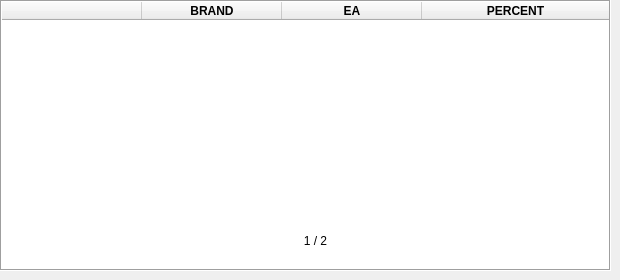
         <widget class="QWidget" name="tab_8">
          <attribute name="title">
           <string>국산차</string>
          </attribute>
          <widget class="QTableWidget" name="tableWidget">
           <property name="geometry">
            <rect>
             <x>0</x>
             <y>0</y>
             <width>611</width>
             <height>271</height>
            </rect>
           </property>
           <property name="frameShape">
            <enum>QFrame::Box</enum>
           </property>
           <property name="frameShadow">
            <enum>QFrame::Sunken</enum>
           </property>
           <property name="horizontalScrollBarPolicy">
            <enum>Qt::ScrollBarAlwaysOff</enum>
           </property>
           <property name="editTriggers">
            <set>QAbstractItemView::EditKeyPressed</set>
           </property>
           <property name="iconSize">
            <size>
             <width>30</width>
             <height>30</height>
            </size>
           </property>
           <attribute name="horizontalHeaderDefaultSectionSize">
            <number>140</number>
           </attribute>
           <attribute name="horizontalHeaderStretchLastSection">
            <bool>true</bool>
           </attribute>
           <column>
            <property name="text">
             <string/>
            </property>
           </column>
           <column>
            <property name="text">
             <string>BRAND</string>
            </property>
            <property name="font">
             <font>
              <bold>true</bold>
             </font>
            </property>
           </column>
           <column>
            <property name="text">
             <string>EA</string>
            </property>
            <property name="font">
             <font>
              <bold>true</bold>
             </font>
            </property>
           </column>
           <column>
            <property name="text">
             <string>PERCENT</string>
            </property>
            <property name="font">
             <font>
              <bold>true</bold>
             </font>
            </property>
           </column>
          </widget>
          <widget class="QPushButton" name="pushButton_81">
           <property name="geometry">
            <rect>
             <x>250</x>
             <y>225</y>
             <width>31</width>
             <height>31</height>
            </rect>
           </property>
           <property name="text">
            <string/>
           </property>
           <property name="icon">
            <iconset>
             <normaloff>../../Desktop/Important/다나와_프로젝트/사진/left.png</normaloff>../../Desktop/Important/다나와_프로젝트/사진/left.png</iconset>
           </property>
           <property name="iconSize">
            <size>
             <width>35</width>
             <height>35</height>
            </size>
           </property>
           <property name="flat">
            <bool>true</bool>
           </property>
          </widget>
          <widget class="QPushButton" name="pushButton_94">
           <property name="geometry">
            <rect>
             <x>350</x>
             <y>225</y>
             <width>31</width>
             <height>31</height>
            </rect>
           </property>
           <property name="cursor">
            <cursorShape>PointingHandCursor</cursorShape>
           </property>
           <property name="text">
            <string/>
           </property>
           <property name="icon">
            <iconset>
             <normaloff>../../Desktop/Important/다나와_프로젝트/사진/right.png</normaloff>../../Desktop/Important/다나와_프로젝트/사진/right.png</iconset>
           </property>
           <property name="iconSize">
            <size>
             <width>35</width>
             <height>35</height>
            </size>
           </property>
           <property name="flat">
            <bool>true</bool>
           </property>
          </widget>
          <widget class="QLabel" name="label_97">
           <property name="geometry">
            <rect>
             <x>280</x>
             <y>220</y>
             <width>71</width>
             <height>41</height>
            </rect>
           </property>
           <property name="text">
            <string>1 / 2</string>
           </property>
           <property name="alignment">
            <set>Qt::AlignCenter</set>
           </property>
          </widget>
         </widget>
